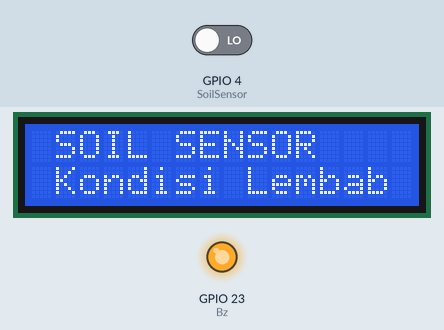
A sketch run on a simulated ESP32. Shown: 16×2 character LCD, output pins drawn as LEDs (lit = HIGH). The inputs (shaded band) are chosen by the test bench; at power-on: GPIO 4 (SoilSensor) LOW.

Above: at 3.2 s.
3.3 s: GPIO 4 (SoilSensor) driven HIGH
At 4.3 s:
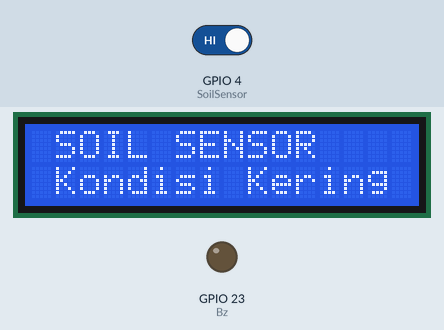
4.8 s: GPIO 4 (SoilSensor) driven LOW
At 5.5 s:
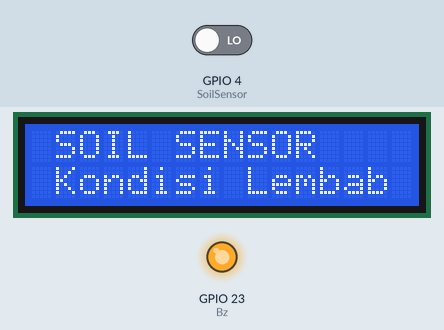
Timing chart, 0 to 7.8 s (numbered marks = the images above; inputs shaded):
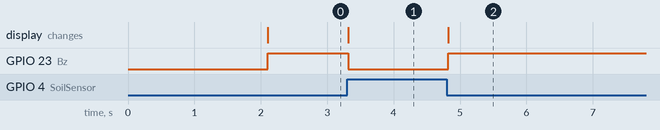

The sketch:

SoilMoisture_WITH_LCD.ino
```cpp
#include <Wire.h>
#include <LiquidCrystal_I2C.h>

const int SoilSensor = 4;
const int Bz = 23;  // Buzzer pin

LiquidCrystal_I2C lcd(0x27, 16, 2);

void setup() {
  lcd.init();  // Initialize LCD
  lcd.backlight();

  pinMode(SoilSensor, INPUT);
  pinMode(Bz, OUTPUT);

  lcd.setCursor(0, 0);
  lcd.print(" Hello");
  lcd.setCursor(0, 1);
  lcd.print(" World");
  delay(2000);

  lcd.clear();
  lcd.setCursor(0, 0);
  lcd.print(" SOIL SENSOR");
}

void loop() {
  if (digitalRead(SoilSensor) == HIGH) {
    lcd.setCursor(0, 1);
    lcd.print(" Kondisi Kering ");
    digitalWrite(Bz, LOW);  // Turn off buzzer
  } else {
    lcd.setCursor(0, 1);
    lcd.print(" Kondisi Lembab ");
    digitalWrite(Bz, HIGH);  // Turn on buzzer
  }
}
```

Measured:
- after the input at 3.3 s, GPIO 23 (Bz): HIGH → LOW at once; the display: changes at once (image 1)
- after the input at 4.8 s, GPIO 23 (Bz): LOW → HIGH at once; the display: changes at once (image 2)
